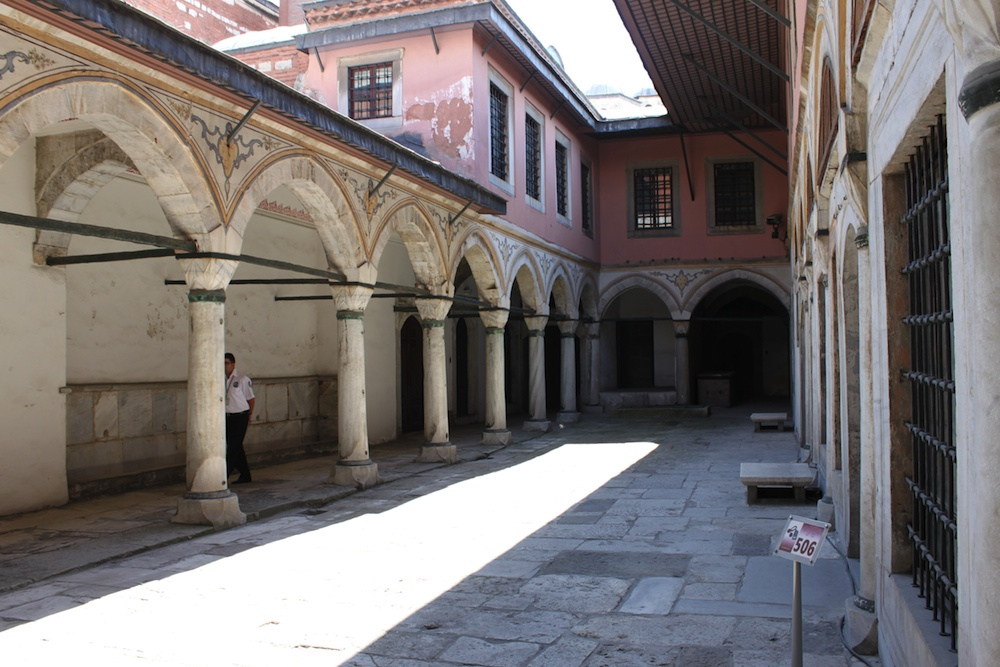
#> input picture hw2/Assignment-II-images/test_im3.jpg, 1000 x 667 px
$ python 'target region selection.py'   (older library calls are emulated)
#> lines starting #> are read from the running program, lines starting #| are printed output that depends on the picture; after the words box and inside, x2 and y2 are one past the last pixel; in counts of white or black regions, pixels touching at a corner belong together
import numpy as np
import scipy as sp
import matplotlib.pyplot as plt
from matplotlib.colors import Normalize
from scipy.misc import face
from scipy.linalg import norm
from skimage import measure
import networkx as nx
from sklearn import cluster
import threading
import Queue
import time
from multiprocessing import cpu_count
import cv2
import numpy as np
import scipy
from skimage import morphology, io, img_as_float, color
import matplotlib.pyplot as plt
import os
import sys
import pdb
import time
from sklearn import feature_extraction as sfe

import matplotlib.pyplot as plt
import numpy as np
filename = 'test_im3.jpg'
img_sample0 = io.imread(os.getcwd() + '/Assignment-II-images/' + filename)
#> img_sample0 is the input picture: shape (667, 1000, 3); mean R, G, B 120.3, 114.9, 114.2
img_sample0 = color.rgb2gray(img_sample0) # rgb to gray level
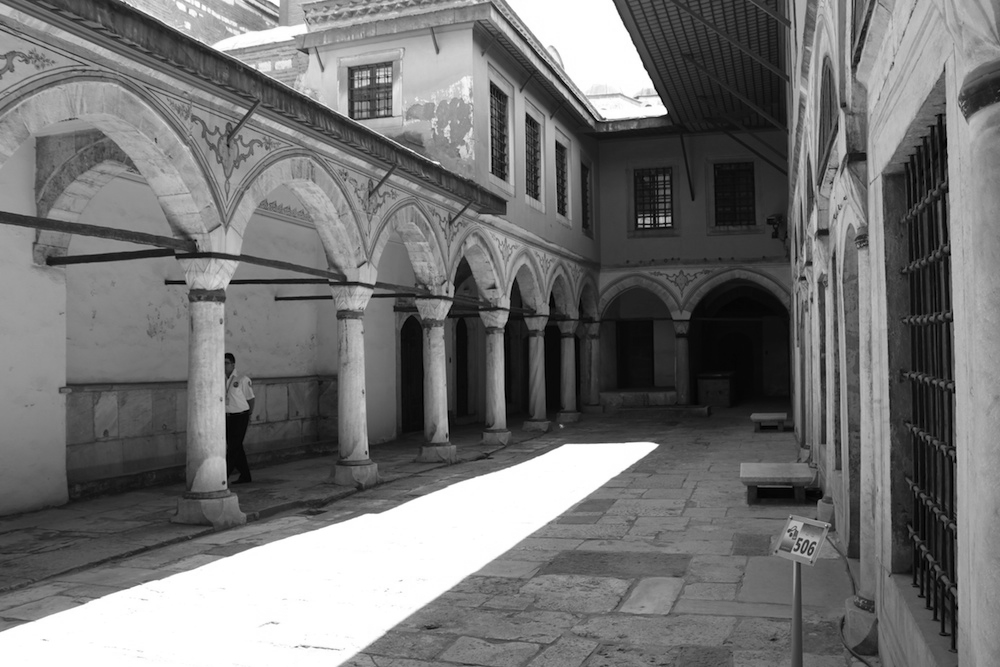
#> img_sample0: shape (667, 1000) float64; min 0, max 1, mean 0.455
img_sample = img_as_float(img_sample0) # convert image to 0-1 values

img = img_sample
# plt.imshow(img)
# plt.axis("off")
# plt.show()
boxes = []
counter = 0
while True:
    def on_mouse(event, x, y, flags, params):
        global boxes, img, counter

        if event == cv2.EVENT_LBUTTONDOWN:
            #print 'Start Mouse Position: '+str(x)+', '+str(y)
            boxes.append((x, y))

        elif event == cv2.EVENT_LBUTTONUP:
            #print 'End Mouse Position: '+str(x)+', '+str(y)
            ebox = (x, y)
            boxes.append((x, y))
            cv2.rectangle(img, boxes[0], boxes[1], [0, 0, 0], thickness=-1)
            boxes = []
            counter += 1

    cv2.namedWindow('Image')
    cv2.setMouseCallback('Image', on_mouse, 0)
    cv2.imshow('Image',img)

    if cv2.waitKey(1) & 0xFF == ord('q'):
#> (key q is pressed here)
        cv2.destroyAllWindows()
        cv2.imwrite("../resources/created_.jpg", img)
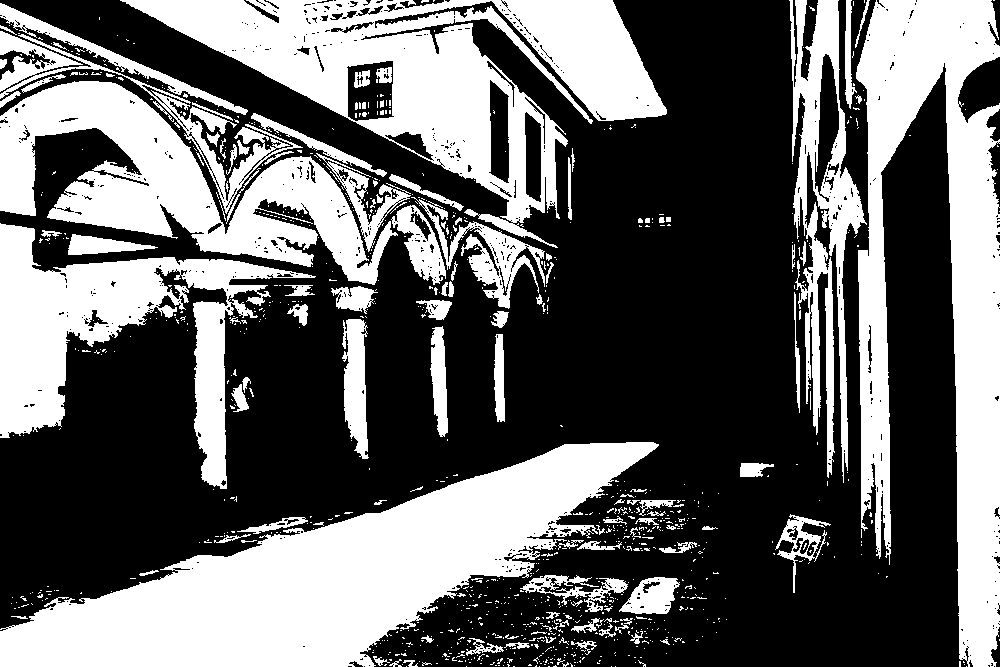
#> saved as created_.jpg: shape (667, 1000); values 0 (black) and 1 (white), 39.9% white; 1009 white regions (884 under 20 px), largest, box (x1, y1, x2, y2) and area: (0, 442, 659, 667) 61609, (120, 0, 667, 248) 47412, (856, 0, 1000, 667) 47256
        cv2.imwrite("result_jerusalem.jpg", img)
        break

$ run again, with hw2/Assignment-II-images/input.jpg copied over hw2/Assignment-II-images/test_im3.jpg
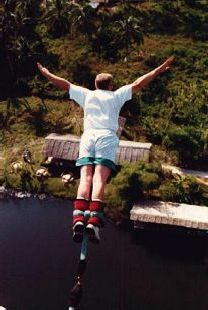
#> input picture hw2/Assignment-II-images/input.jpg, 208 x 310 px
#> img_sample0 is the input picture: shape (310, 208, 3); mean R, G, B 63.8, 52.5, 45.7
#> `img_sample0 = color.rgb2gray(img_sample0)`:
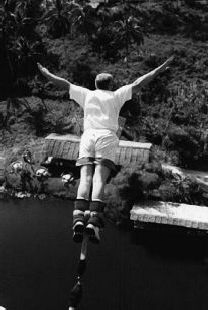
#> img_sample0: shape (310, 208) float64; min 0.000565, max 1, mean 0.213
#> `cv2.imwrite("../resources/created_.jpg", img)`:
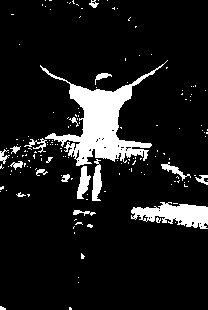
#> saved as created_.jpg: shape (310, 208); values 0 (black) and 1 (white), 10.7% white; 163 white regions (145 under 20 px), largest, box (x1, y1, x2, y2) and area: (40, 60, 168, 166) 3949, (131, 202, 208, 229) 1224, (92, 159, 102, 201) 276

$ run again, with hw2/Assignment-II-images/test_im1.bmp saved as hw2/Assignment-II-images/test_im3.jpg
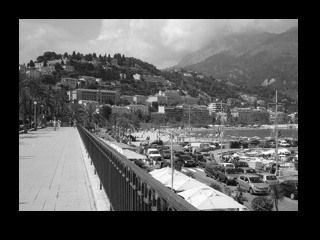
#> input picture hw2/Assignment-II-images/test_im1.bmp, 320 x 240 px
#> img_sample0 is the input picture: shape (240, 320); min 0, max 255, mean 88
#> `cv2.imwrite("../resources/created_.jpg", img)`:
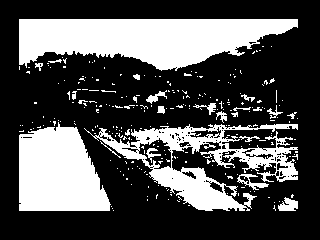
#> saved as created_.jpg: shape (240, 320); values 0 (black) and 1 (white), 31.4% white; 264 white regions (239 under 20 px), largest, box (x1, y1, x2, y2) and area: (19, 19, 298, 71) 9833, (19, 122, 111, 211) 6216, (84, 124, 298, 211) 6079
